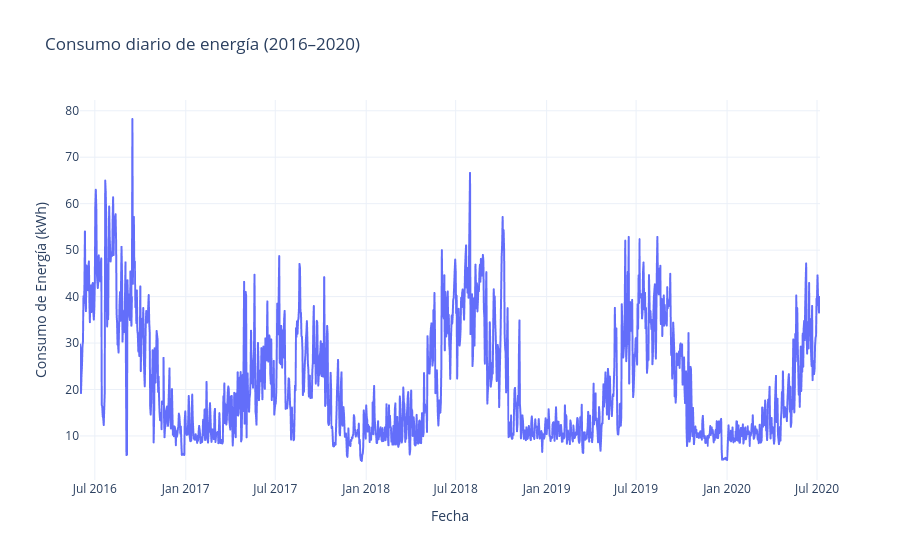

Source (notebook cell):
### Markdown cell above
**Respuesta**:

### Code cell
# Cargar datos
df = pd.read_csv("energia_homero.csv")

# Transformar columna date a datetime
df['date'] = pd.to_datetime(df['date'], format='%Y-%m-%d')

# Visualización del consumo energético
fig = px.line(
    df,
    x='date',
    y='Energy_kWh',
    title='Consumo diario de energía (2016–2020)',
    labels={'date': 'Fecha', 'Energy_kWh': 'Consumo (kWh)'}
)
fig.update_layout(
    xaxis_title='Fecha',
    yaxis_title='Consumo de Energía (kWh)',
    template='plotly_white'
)
fig.show()

### Figure 1 — Plotly figure (JSON) as saved in the notebook; plotly's stock layout.template omitted (floating-point values rounded to 4 significant figures; data arrays with more than 128 entries replaced by an {"elided": "..."} marker saying what was removed)
{"data": [{"hovertemplate": "Fecha=%{x}<br>Consumo (kWh)=%{y}<extra></extra>", "legendgroup": "", "line": {"color": "#636efa", "dash": "solid"}, "marker": {"symbol": "circle"}, "mode": "lines", "name": "", "showlegend": false, "type": "scattergl", "x": {"elided": "1498 str values"}, "xaxis": "x", "y": {"elided": "1498 float values"}, "yaxis": "y"}], "layout": {"legend": {"tracegroupgap": 0}, "title": {"text": "Consumo diario de energía (2016–2020)"}, "xaxis": {"anchor": "y", "domain": [0, 1], "title": {"text": "Fecha"}}, "yaxis": {"anchor": "x", "domain": [0, 1], "title": {"text": "Consumo de Energía (kWh)"}}}}
